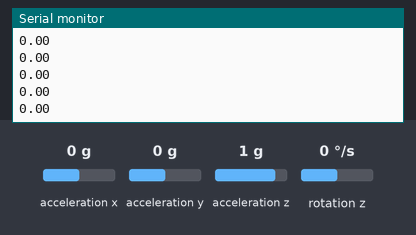
Simulated run of this sketch. Board: Arduino Uno, built with avr-gcc and run on an emulated ATmega328P. Shown: the last lines printed to the serial monitor. Wiring (inferred from the names in the program): MPU-6050 motion sensor at I2C address 0x68. Inputs (shaded band) come from the test bench; at power-on: acceleration x 0 g, acceleration y 0 g, rotation z 0 °/s, acceleration z 1 g.

Above: at 1.2 s.
1.3 s: acceleration x set to -1.4 g
At 1.9 s:
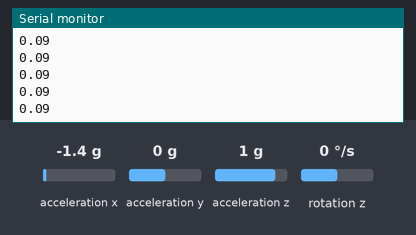
2.8 s: acceleration y set to -1.4 g
At 3.7 s:
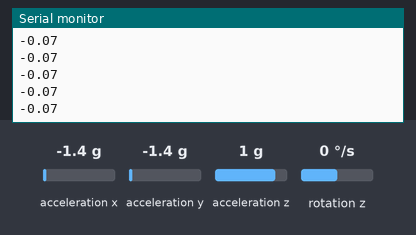
4.3 s: rotation z set to -192 °/s
At 5.1 s:
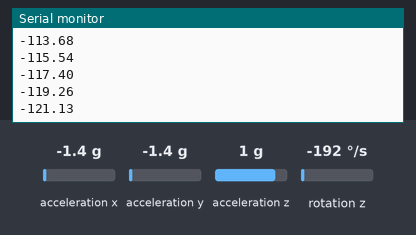
Timing chart, 0 to 7.3 s (numbered marks = the images above; inputs shaded):
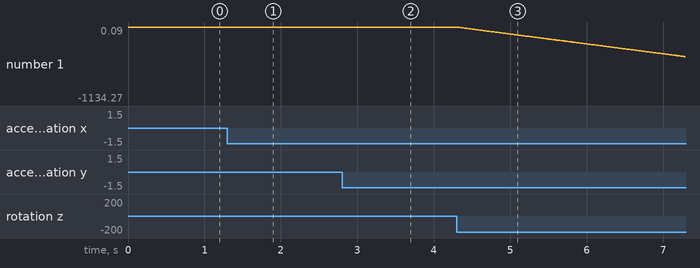

Measured:
- after the input at 1.3 s, the serial monitor: prints a new line at once (image 1)
- after the input at 2.8 s, the serial monitor: prints a new line at once (image 2)
- after the input at 4.3 s, the serial monitor: prints a new line at once (image 3)
- plotted number 1: 0 → 0.09 after the input at 1.3 s, 0.09 → -0.07 after the input at 2.8 s, -0.07 → -1134.27 after the input at 4.3 s

The sketch:

mpu.ino
```cpp
#include <Wire.h>
#include <math.h>

const int MPU6050_ADDR = 0x68;

float t = 0.01;        // Time step in seconds (10 ms)
float gyroprv = 0;     // Previous gyroscope yaw angle
const float alpha = 0.03; // Complementary filter coefficient
float gyro;            // Gyroscope yaw estimation
float accel;           // Accelerometer yaw estimation
float yaw;             // Final yaw angle estimation

void setup() {
  Wire.begin(); // Initialize I2C communication
  Serial.begin(9600); // Initialize serial communication for debugging

  // Wake up the MPU6050
  Wire.beginTransmission(MPU6050_ADDR);
  Wire.write(0x6B); // Power management register
  Wire.write(0);    // Set to 0 to wake up the MPU6050
  Wire.endTransmission(true); // Corrected: Added missing semicolon
}

void loop() {
  // Read accelerometer data
  int16_t accelX = readMPU6050(0x3B); // X-axis acceleration high byte
  int16_t accelY = readMPU6050(0x3D); // Y-axis acceleration high byte

  // Read gyroscope data
  int16_t gyroZ = readMPU6050(0x47);  // Z-axis angular velocity high byte

  // Convert raw gyro data to degrees/sec (assuming gyro sensitivity)
  float gyroZ_rate = gyroZ / 131.0;  // 131.0 is a common sensitivity scale factor (change if needed)

  // Gyroscope-based yaw update
  gyro = gyroprv + (gyroZ_rate * t);

  // Accelerometer-based yaw calculation
  accel = atan2((float)accelY, (float)accelX); // Use atan2 to handle all quadrants

  // Complementary filter to fuse gyroscope and accelerometer data
  yaw = (1 - alpha) * gyro + alpha * accel;

  // Update previous yaw
  gyroprv = gyro;

  // Print the computed yaw
  Serial.println(yaw);
  delay(t * 1000); // Convert seconds to milliseconds
}

// Function to read data from MPU6050
int16_t readMPU6050(uint8_t reg) {
  Wire.beginTransmission(MPU6050_ADDR);
  Wire.write(reg); // Set register address to read from
  Wire.endTransmission(false);
  Wire.requestFrom(MPU6050_ADDR, 2, true); // Request 2 bytes of data

  int16_t data = Wire.read() << 8 | Wire.read(); // Combine high and low bytes
  return data;
}
```
